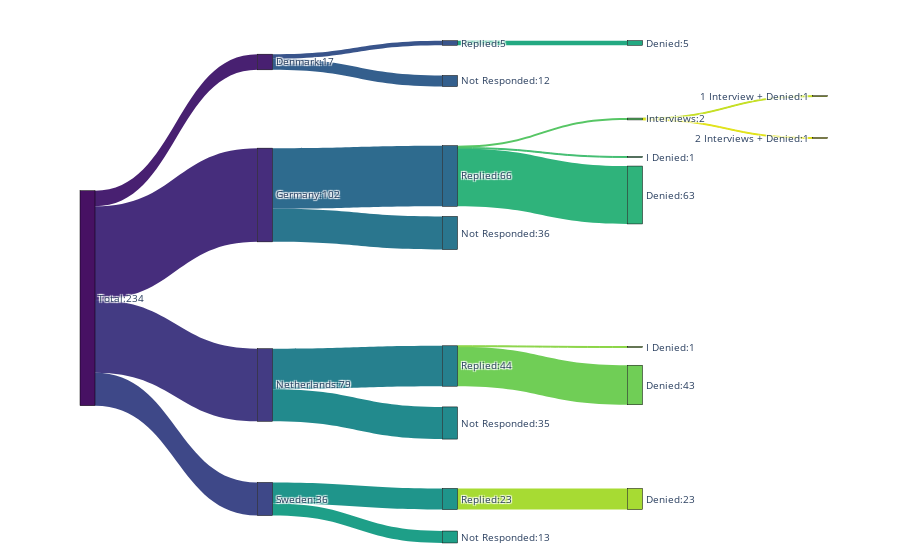

Write notebook code for a chart like this one.
### Code cell
sankeyData = prepSankeyData(data, 'Country')

nodeX = [0,  0.25, 0.25, 0.25, 0.25,  0.50,  0.50, 0.50, 0.50, 0.50, 0.50, 0.50, 0.50,  0.75, 0.75, 0.75, 0.75, 0.75, 0.75, 0.75, 1.00, 1.0]
nodeY = [0, -0.10, 0.25, 0.75, 1.05, -0.15, -0.05, 0.20, 0.35, 0.70, 0.85, 1.05, 1.15, -0.15, 0.25, 0.15, 0.05, 0.75, 0.65, 1.05, -0.01, 0.1]

fig = go.Figure(data=[go.Sankey(
    valueformat = ".0f",
    # Define nodes
    node = dict(
      pad = 15,
      thickness = 15,
      line = dict(color = "black", width = 0.5),
      label = sankeyData['label'],
      color = sankeyData['palette'],
      x = nodeX,
      y = nodeY,
    ),
    # Add links
    link = dict(
      source = sankeyData['source'],
      target = sankeyData['target'],
      value = sankeyData['values'],
      label = sankeyData['label'],
      color = sankeyData['palette'],
))])

fig.update_layout(font_size=10)

fig.write_image('./images/country_sankey.png')

fig.show()

### Figure 1 — Plotly figure (JSON) as saved in the notebook; plotly's stock layout.template omitted (floating-point values rounded to 4 significant figures)
{"data": [{"link": {"color": ["#471163", "#482071", "#462d7c", "#433b83", "#3e4888", "#39548b", "#345f8d", "#2e6b8e", "#2a768e", "#26808e", "#228a8d", "#1f958b", "#1e9f88", "#23a982", "#2fb37b", "#42be71", "#57c665", "#70ce56", "#8bd546", "#a7db33", "#c5df21", "#e1e318"], "label": ["Total:234", "Denmark:17", "Germany:102", "Netherlands:79", "Sweden:36", "Replied:5", "Not Responded:12", "Replied:66", "Not Responded:36", "Replied:44", "Not Responded:35", "Replied:23", "Not Responded:13", "Denied:5", "Denied:63", "I Denied:1", "Interviews:2", "Denied:43", "I Denied:1", "Denied:23", "1 Interview + Denied:1", "2 Interviews + Denied:1"], "source": [0, 0, 0, 0, 0, 1, 1, 2, 2, 3, 3, 4, 4, 5, 7, 7, 7, 9, 9, 11, 16, 16], "target": [-1, 1, 2, 3, 4, 5, 6, 7, 8, 9, 10, 11, 12, 13, 14, 15, 16, 17, 18, 19, 20, 21], "value": [234, 17, 102, 79, 36, 5, 12, 66, 36, 44, 35, 23, 13, 5, 63, 1, 2, 43, 1, 23, 1, 1]}, "node": {"color": ["#471163", "#482071", "#462d7c", "#433b83", "#3e4888", "#39548b", "#345f8d", "#2e6b8e", "#2a768e", "#26808e", "#228a8d", "#1f958b", "#1e9f88", "#23a982", "#2fb37b", "#42be71", "#57c665", "#70ce56", "#8bd546", "#a7db33", "#c5df21", "#e1e318"], "label": ["Total:234", "Denmark:17", "Germany:102", "Netherlands:79", "Sweden:36", "Replied:5", "Not Responded:12", "Replied:66", "Not Responded:36", "Replied:44", "Not Responded:35", "Replied:23", "Not Responded:13", "Denied:5", "Denied:63", "I Denied:1", "Interviews:2", "Denied:43", "I Denied:1", "Denied:23", "1 Interview + Denied:1", "2 Interviews + Denied:1"], "line": {"color": "black", "width": 0.5}, "pad": 15, "thickness": 15, "x": [0, 0.25, 0.25, 0.25, 0.25, 0.5, 0.5, 0.5, 0.5, 0.5, 0.5, 0.5, 0.5, 0.75, 0.75, 0.75, 0.75, 0.75, 0.75, 0.75, 1, 1], "y": [0, -0.1, 0.25, 0.75, 1.05, -0.15, -0.05, 0.2, 0.35, 0.7, 0.85, 1.05, 1.15, -0.15, 0.25, 0.15, 0.05, 0.75, 0.65, 1.05, -0.01, 0.1]}, "type": "sankey", "valueformat": ".0f"}], "layout": {"font": {"size": 10}}}
